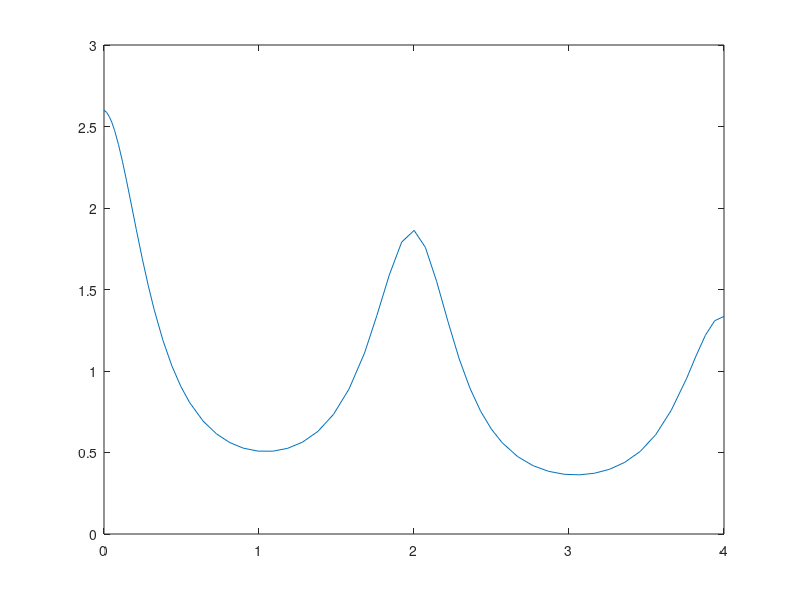
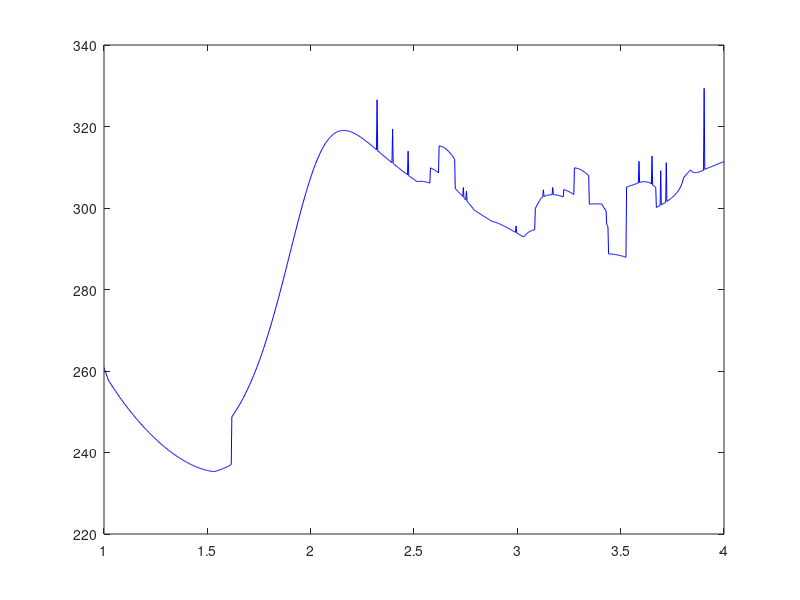

These figures' MATLAB source, in order: (Note: this script raises an error after producing the figures.)
clc; clear; close all;

yp = @(x,y) - (1/6 + (pi.*sin(pi.*x)) ./ (1.6 - cos(pi.*x))).*y;
y_0 = 2.6;

L = 4;
[t, y] = ode45(yp, [0, L], y_0);
figure(1)
plot(t,y)

v = @(y) pi .* y.^2;
V = v(y);
Volume = trapz(V)

L_linspace = linspace(1, 4, 1000);
V_linspace = [];    % for now

counter = 1;    % array indexing starts at one.
while length(V_linspace) < length(L_linspace)
    [t, y] = ode45(yp, [0, L_linspace(counter)], y_0);
    V = v(y);
    V_linspace(end+1) = trapz(V);
    counter = counter + 1;
end

figure(2)
plot(L_linspace, V_linspace, 'b-')
hold on
plot(L_linspace, yline(Volume*.75))
